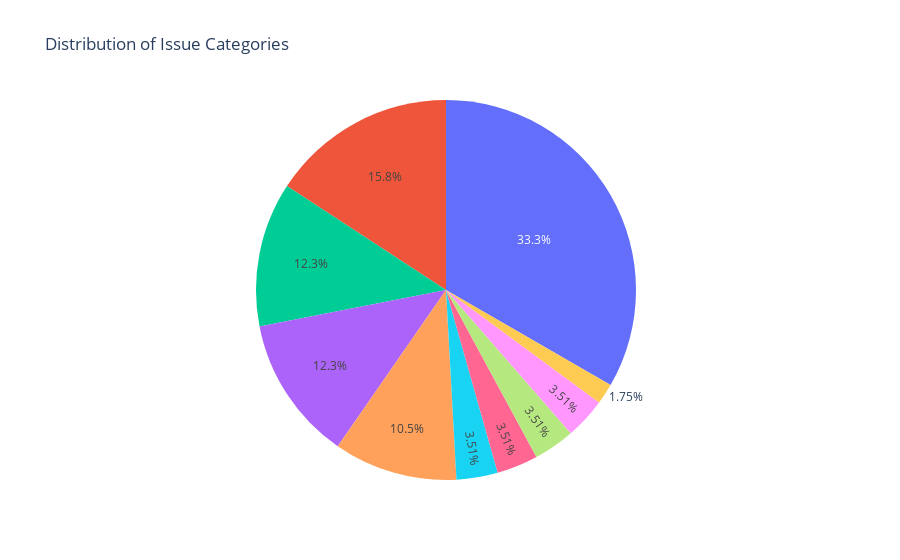

Notebook cell for this chart:
### Markdown cell above
### We can also use <span style="color:turquoise;">PLOTLY</span> to visualize the data

### Code cell
# Create a pie chart using Plotly
import plotly.express as px
import pandas

labels = list(category_counts.keys())
values = list(category_counts.values())
fig = px.pie(labels=labels, values=values, title='Distribution of Issue Categories')
#fig.update_layout(renderer="notebook")
fig.write_html('plotly_chart.html')
fig.show()

### Figure 1 — Plotly figure (JSON) as saved in the notebook; plotly's stock layout.template omitted (floating-point values rounded to 4 significant figures)
{"data": [{"domain": {"x": [0, 1], "y": [0, 1]}, "hovertemplate": "value=%{value}<extra></extra>", "legendgroup": "", "name": "", "showlegend": false, "type": "pie", "values": [19, 7, 2, 9, 7, 2, 6, 2, 2, 1]}], "layout": {"legend": {"tracegroupgap": 0}, "title": {"text": "Distribution of Issue Categories"}}}
